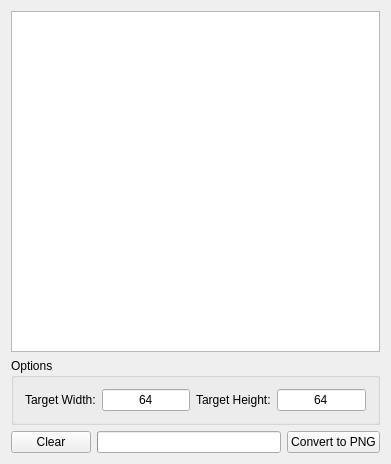
<?xml version="1.0" encoding="UTF-8"?>
<ui version="4.0">
 <class>MainWindow</class>
 <widget class="QMainWindow" name="MainWindow">
  <property name="geometry">
   <rect>
    <x>0</x>
    <y>0</y>
    <width>391</width>
    <height>464</height>
   </rect>
  </property>
  <property name="windowTitle">
   <string>Veena - Batch Convert SVG to PNG</string>
  </property>
  <widget class="QWidget" name="centralWidget">
   <layout class="QGridLayout" name="gridLayout">
    <item row="0" column="0">
     <layout class="QVBoxLayout" name="verticalLayout">
      <property name="sizeConstraint">
       <enum>QLayout::SetMaximumSize</enum>
      </property>
      <item>
       <widget class="FilesTableView" name="filesTable">
        <attribute name="verticalHeaderVisible">
         <bool>false</bool>
        </attribute>
       </widget>
      </item>
      <item>
       <widget class="QGroupBox" name="optionsGroup">
        <property name="sizePolicy">
         <sizepolicy hsizetype="Expanding" vsizetype="Fixed">
          <horstretch>0</horstretch>
          <verstretch>0</verstretch>
         </sizepolicy>
        </property>
        <property name="title">
         <string>Options</string>
        </property>
        <layout class="QHBoxLayout" name="horizontalLayout_2">
         <item>
          <layout class="QGridLayout" name="gridLayout_2">
           <item row="0" column="0">
            <widget class="QLabel" name="label">
             <property name="text">
              <string>Target Width:</string>
             </property>
            </widget>
           </item>
           <item row="0" column="2">
            <widget class="QLabel" name="targetHeightText">
             <property name="text">
              <string>Target Height:</string>
             </property>
            </widget>
           </item>
           <item row="0" column="1">
            <widget class="QLineEdit" name="targetWidth">
             <property name="text">
              <string>64</string>
             </property>
             <property name="alignment">
              <set>Qt::AlignCenter</set>
             </property>
            </widget>
           </item>
           <item row="0" column="3">
            <widget class="QLineEdit" name="targetHeight">
             <property name="text">
              <string>64</string>
             </property>
             <property name="alignment">
              <set>Qt::AlignCenter</set>
             </property>
            </widget>
           </item>
          </layout>
         </item>
        </layout>
       </widget>
      </item>
      <item>
       <layout class="QHBoxLayout" name="horizontalLayout">
        <item>
         <widget class="QPushButton" name="clearButton">
          <property name="text">
           <string>Clear</string>
          </property>
         </widget>
        </item>
        <item>
         <widget class="QProgressBar" name="progressBar">
          <property name="value">
           <number>0</number>
          </property>
          <property name="textVisible">
           <bool>false</bool>
          </property>
         </widget>
        </item>
        <item>
         <widget class="QPushButton" name="convertButton">
          <property name="text">
           <string>Convert to PNG</string>
          </property>
         </widget>
        </item>
       </layout>
      </item>
     </layout>
    </item>
   </layout>
  </widget>
 </widget>
 <layoutdefault spacing="6" margin="11"/>
 <customwidgets>
  <customwidget>
   <class>FilesTableView</class>
   <extends>QTableView</extends>
   <header>filestableview.h</header>
  </customwidget>
 </customwidgets>
 <resources/>
 <connections/>
</ui>
